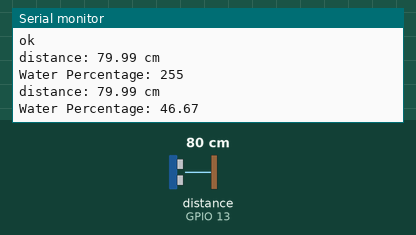
This sketch was run on a simulated ESP8266 (NodeMCU). Shown: the last lines printed to the serial monitor. Wiring (inferred from the names in the program): ultrasonic range finder: trigger GPIO 12; echo GPIO 13. The test bench sets the inputs (shaded band); at power-on: distance to the obstacle (sensor on GPIO 13) 80 cm. The echo pulse lasts 58.3 µs per cm; WiFi joins after 1.5 s; servers stay silent unless stated.

Above: at 2.7 s.
2.8 s: distance to the obstacle (sensor on GPIO 13) set to 2 cm
At 3.2 s:
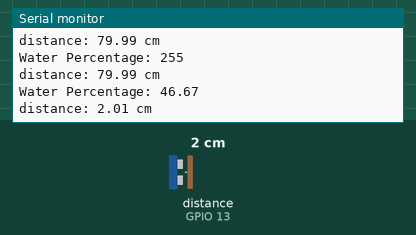
4.3 s: distance to the obstacle (sensor on GPIO 13) set to 4 cm
At 5.2 s:
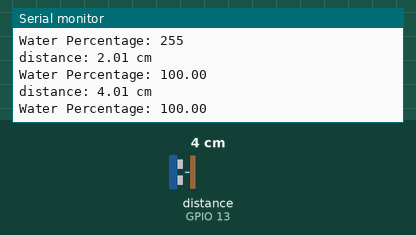
Timing chart, 0 to 7.3 s (numbered marks = the images above; inputs shaded):
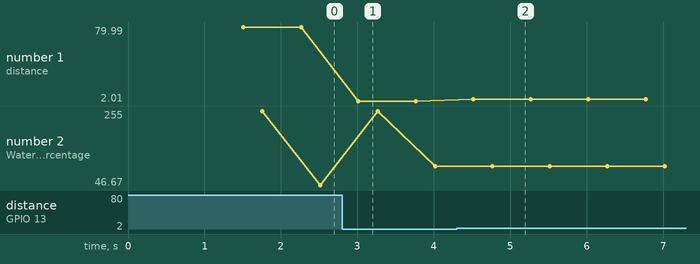

Measured:
- after the input at 2.8 s, the serial monitor: prints a new line after 0.22 s (image 1)
- after the input at 4.3 s, the serial monitor: prints a new line after 0.22 s (image 2)
- plotted number 1: 79.99 → 2.01 after the input at 2.8 s, 2.01 → 4.01 after the input at 4.3 s
- plotted number 2: 46.67 → 100 after the input at 2.8 s

The sketch:

NSK_SUMP_WATER_PERCENTAGE.ino
```cpp
#include <Arduino.h>
#if defined(ESP32)
  #include <WiFi.h>
#elif defined(ESP8266)
  #include <ESP8266WiFi.h>
#endif
#include <Firebase_ESP_Client.h>


//Provide the token generation process info.
#include "addons/TokenHelper.h"
//Provide the RTDB payload printing info and other helper functions.
#include "addons/RTDBHelper.h"

// Insert your network credentials
#define WIFI_SSID "Jio-Yesh"
#define WIFI_PASSWORD "Hanu@123"

// Insert Firebase project API Key
#define API_KEY "AIzaSyAFKTHx10wCs8Lm2MSISzZjmFCuJJe98aw"//sdyxRvAD0Lj7CFn4HQtPfwJucpz10x9GvZBFy3GE

// Insert RTDB URLefine the RTDB URL */
#define DATABASE_URL "water-level-controller-257a1-default-rtdb.firebaseio.com"

// Define connections to sensor
#define TRIGPIN 12
#define ECHOPIN 13

#define MAX_TANK_DEPTH 150//in cm
#define ADJUSTER 30//in cm
#define sample_array_size 10 // amount of samples need o be sampled
#define MIN_DETECTION_DIST 22
#define MAX_VALUE 600
// Floats to calculate distance
float duration, distance;
float prev_sample, currrent_sample;

//Define Firebase Data object
FirebaseData fbdo;

FirebaseAuth auth;
FirebaseConfig config;

bool signupOK = false;

unsigned long previousMillis = 0;
unsigned long interval = 10000;//10sec

unsigned long previousMillis_error = 0;
unsigned long interval_error = 10000; // 30 sec

float Sump_Water_Distance()
{
  // Set the trigger pin LOW for 2uS
  digitalWrite(TRIGPIN, LOW);
  delayMicroseconds(2);

  // Set the trigger pin HIGH for 20us to send pulse
  digitalWrite(TRIGPIN, HIGH);
  delayMicroseconds(20);

  // Return the trigger pin to LOW
  digitalWrite(TRIGPIN, LOW);

  // Measure the width of the incoming pulse
  duration = pulseIn(ECHOPIN, HIGH);

  // Determine distance from duration
  // Use 343 metres per second as speed of sound
  // Divide by 1000 as we want millimeters

  //distance = (duration / 2) * 0.343;
  distance = (duration / 2) * 0.0343;

  // Print result to serial monitor
  Serial.print("distance: ");
  Serial.print(distance);
  Serial.println(" cm ");

  // Serial.print("duration: ");
  // Serial.print(duration);
  // Serial.println(" s");

  // Delay before repeating measurement
  delay(100);

  return distance;
}
void firebase_Error_check(String S)
{
  unsigned long currentMillis_error = millis();
  //String S_compare = "token is not ready (revoked or expired)";
  Serial.print("S_error =");
  Serial.println(S);
    // substring(index) looks for the substring from the index position to the end:
  // you can also look for a substring in the middle of a string:
    if (currentMillis_error - previousMillis_error >=interval_error)
    {
      Serial.print(millis());
      Serial.println("Encountered firebase error restarting....");
      //firebase_init();
      //if(firebase_init_counter > max_init_per_start)
      if ((S.substring(0, 5) == "token") && (S.substring(9, 12) == "not")&&(S.substring(13, 18) == "ready")&&(S.substring(31,38) == "expired"))
      {
        Serial.println("Restart ESP");
        ESP.restart();
      }
      previousMillis_error = currentMillis_error;
    }
}
void init_wifi()
{
  WiFi.begin(WIFI_SSID, WIFI_PASSWORD);
  Serial.print("Connecting to Wi-Fi");
  while (WiFi.status() != WL_CONNECTED){
    Serial.print(".");
    delay(300);
  }
  Serial.println();
  Serial.print("Connected with IP: ");
  Serial.println(WiFi.localIP());
  Serial.println();

  WiFi.setAutoReconnect(true);
  WiFi.persistent(true);
}

void setup()
{
  Serial.begin(115200);

  // Set pinmodes for sensor connections
  pinMode(ECHOPIN, INPUT);
  pinMode(TRIGPIN, OUTPUT);

  init_wifi();
  /* Assign the api key (required) */
  config.api_key = API_KEY;

  /* Assign the RTDB URL (required) */
  config.database_url = DATABASE_URL;

  /* Sign up */
  if (Firebase.signUp(&config, &auth, "", "")){
    Serial.println("ok");
    signupOK = true;
  }
  else{
    Serial.printf("%s\n", config.signer.signupError.message.c_str());
  }

  /* Assign the callback function for the long running token generation task */
  config.token_status_callback = tokenStatusCallback; //see addons/TokenHelper.h

  Firebase.begin(&config, &auth);
  Firebase.reconnectWiFi(true);
}
void Sampler()
{
  //Start
  int i = 0;
  String S_error="";
  //float data_array[sample_array_size] = {0} , wp = 0;
  float water_percentage = 0;
  float result = 0;

  currrent_sample = Sump_Water_Distance();

 // Serial.print("currrent_sample: ");
 // Serial.println(currrent_sample);

  if(currrent_sample < MIN_DETECTION_DIST)
  {
    currrent_sample = 0;
  }
  else if(currrent_sample > MAX_VALUE)
  {
    currrent_sample = 0;
  }
  else
  {
    currrent_sample = currrent_sample;
  }
  result = (currrent_sample - prev_sample);

  if (result > 0)
  {
    result = result;
  }
  else
  {
    result = (result * -1);
  }
//store it in a variable for uploading to cloud
  if(result < 10)
  {
    water_percentage = (currrent_sample * (0.6666666));

    if(water_percentage > 100)
    {
      water_percentage = 100;
    }
    else
    {
      water_percentage = water_percentage;
    }
    water_percentage = 100-water_percentage;
    if (Firebase.ready() && signupOK )
    {
      if (Firebase.RTDB.setFloat(&fbdo, "IOT_Control_4Load_mod/WP",water_percentage))
      {
        Serial.print("Water Percentage: ");
        Serial.println(water_percentage);
      }
      else
      {
        Serial.println(S_error = fbdo.errorReason());
        firebase_Error_check(S_error);
      }
    }
  }
  else
  {
    if (Firebase.ready() && signupOK )
    {
      if (Firebase.RTDB.setFloat(&fbdo, "IOT_Control_4Load_mod/WP",255))
      {
        Serial.print("Water Percentage: ");
        Serial.println(255);
      }
      else
      {
        Serial.println(S_error = fbdo.errorReason());
        firebase_Error_check(S_error);
      }
    }
  }
  //Read last 10 input samples and store in array
  // for(i=0;i<sample_array_size;i++)
  // {
  //   data_array[i] = Sump_Water_Distance();
  //   if(data_array[i] > (MAX_TANK_DEPTH + ADJUSTER))
  //   {
  //     data_array[i] = 0.0;
  //   }
  // }

  prev_sample = currrent_sample;
  //Serial.print("prev_sample: ");
  //Serial.println(prev_sample);
  //end
}
void loop()
{
  unsigned long currentMillis = millis();
  Sampler();
  // if WiFi is down, try reconnecting
  if ((WiFi.status() != WL_CONNECTED) && (currentMillis - previousMillis >=interval))
  {
    Serial.print(millis());
    Serial.println("Reconnecting to WiFi...");
    WiFi.disconnect();
    init_wifi();
    previousMillis = currentMillis;
  }
  delay(500);
}
/*****************************************************************************************************************************************************/
```
